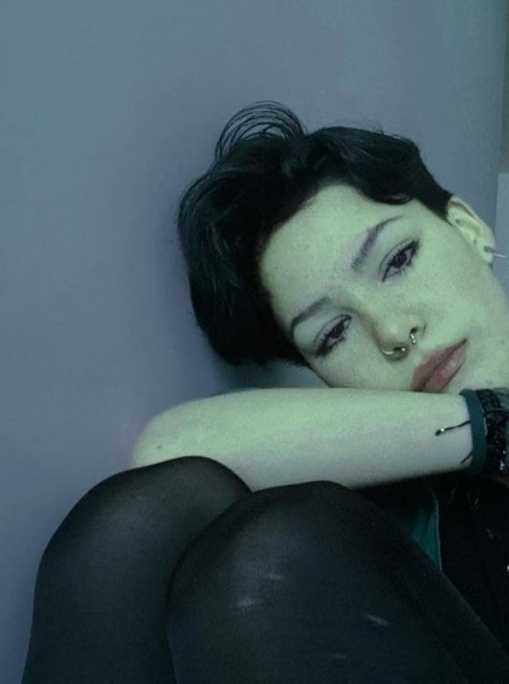
#> input picture Basic-Operation/merve1.jpg, 509 x 684 px, shrunk from 801 x 1077 before the run, found by its file name
$ python merging_two_images.py
#> lines starting #> are read from the running program, lines starting #| are printed output that depends on the picture
import cv2 as cv
import numpy as np
path = "Basic-Operation/"
img1 = cv.imread(path + "merve1.jpg")
#> img1 is the input picture: shape (684, 509, 3); mean B, G, R 93, 88.7, 69.1
img2 = cv.imread(path + "merve.jpg")
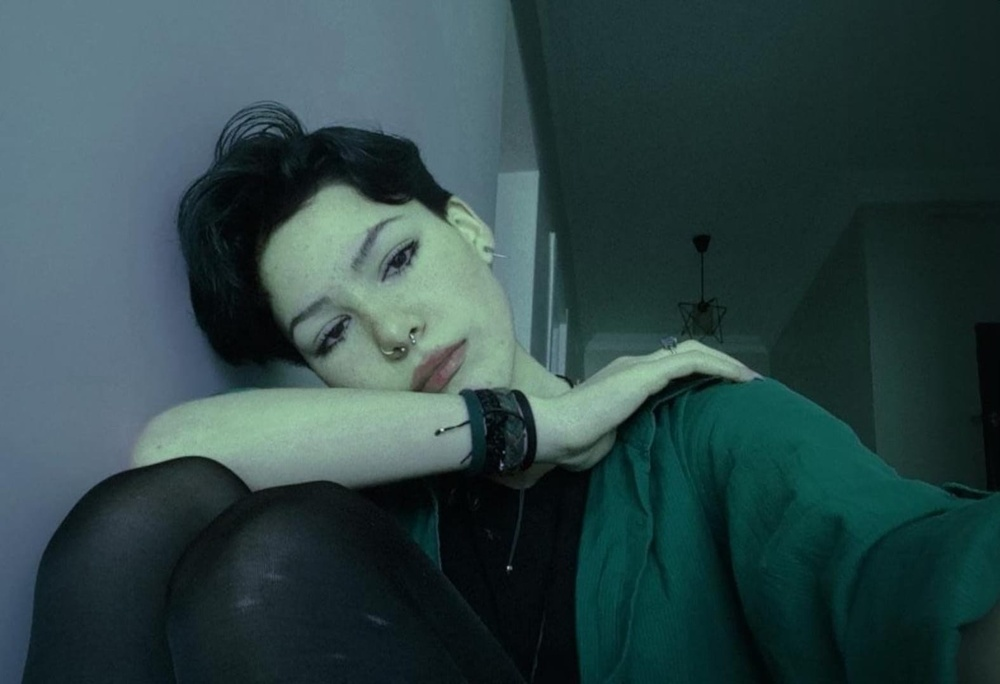
#> input picture Basic-Operation/merve.jpg, 1000 x 684 px, shrunk from 1575 x 1077 before the run, found by its file name
#> img2 is the input picture: shape (684, 1000, 3); mean B, G, R 71.4, 70.3, 46.5

horizontal = np.hstack((img1, img2)) # Resimleri birlestirir.
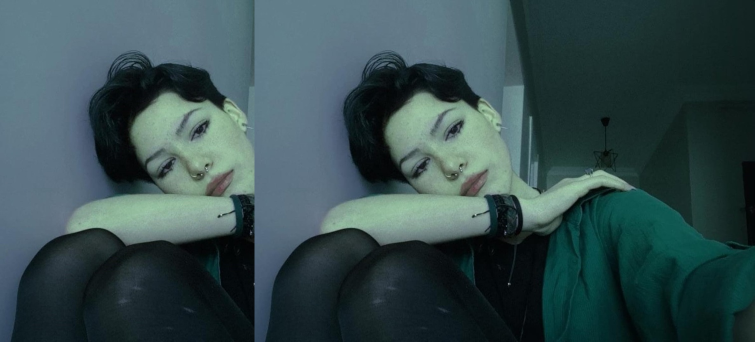
#> horizontal: shape (684, 1509, 3) (shown at 1/2 size); mean B, G, R 78.7, 76.5, 54.1
cv.imshow("Yoda ve Merve", horizontal)
cv.waitKey(10000)
cv.destroyAllWindows
